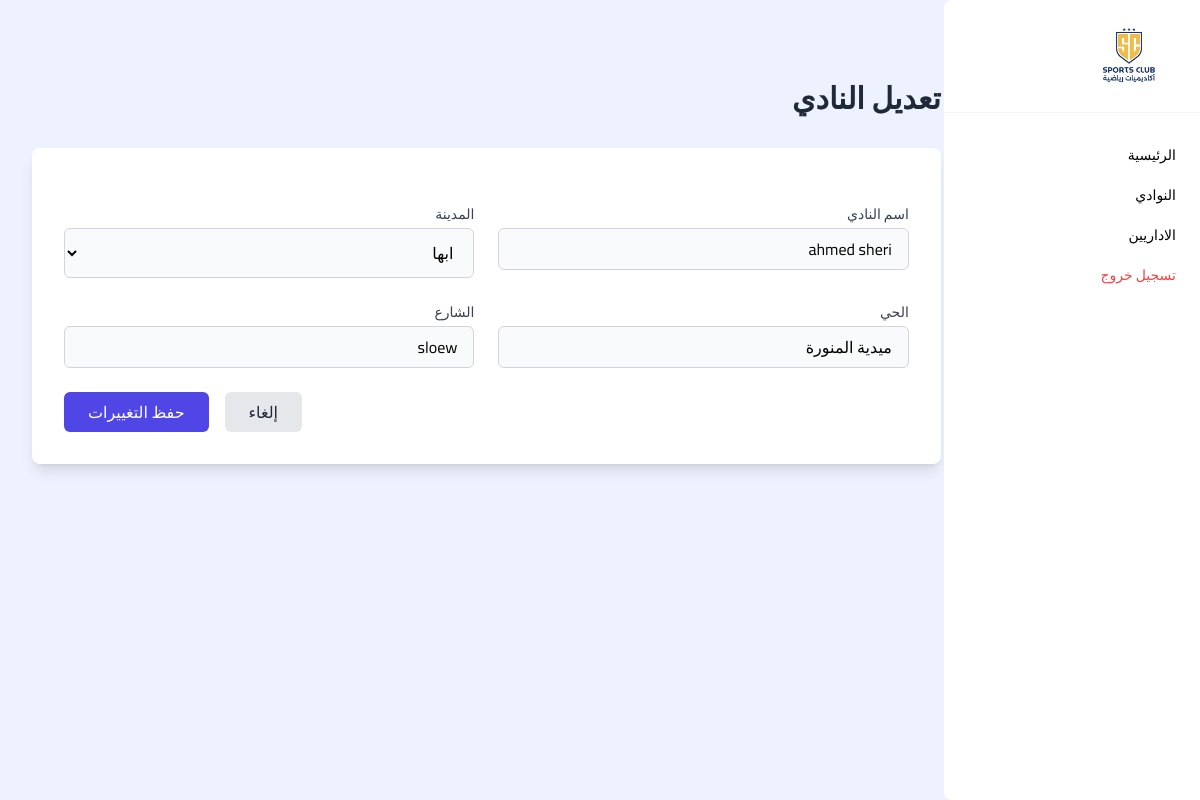
The page /admin_dashboard/editClub/4 on the database its author committed.
### accounts/models.py (models this page shows, shortened)
class ClubsModel(models.Model):
    name = models.CharField(max_length=250, null=True, verbose_name="اسم الاكادمية")
    city = models.CharField(max_length=255, choices = citys, null=True, verbose_name="المدينة")
    district = models.CharField(max_length=250, null=True, verbose_name="الحي")
    street = models.CharField(max_length=250, null=True, verbose_name="الشارع")
    creation_date = models.DateTimeField(auto_now_add=True)

### admin_dashboard/views.py (the view)
# urls.py: path('editClub/<int:id>', views.editClub, name="editClub"),
def editClub(request, id):
    club = ClubsModel.objects.get(id=id)
    form = ClubsForm(instance=club)
    if request.method == 'POST':
        form = ClubsForm(request.POST, instance=club)
        if form.is_valid():
            form.save()
    return render(request, 'admin_dashboard/Club/editClub.html', {'form':form})

### admin_dashboard/forms.py
class ClubsForm(forms.ModelForm):
    class Meta:
        model = ClubsModel
        fields = ['name', 'city', 'district', 'street']
        widgets = {
            'name': forms.TextInput(attrs={'class': "w-full px-4 py-2 rounded-md border border-gray-300 focus:border-indigo-500 focus:ring-2 focus:ring-indigo-200 focus:ring-opacity-50 transition duration-150 ease-in-out bg-gray-50"}),
            'city': forms.Select(attrs={'class': "w-full px-4 py-2 rounded-md border border-gray-300 focus:border-indigo-500 focus:ring-2 focus:ring-indigo-200 focus:ring-opacity-50 transition duration-150 ease-in-out bg-gray-50"}),
            'district': forms.TextInput(attrs={'class': "w-full px-4 py-2 rounded-md border border-gray-300 focus:border-indigo-500 focus:ring-2 focus:ring-indigo-200 focus:ring-opacity-50 transition duration-150 ease-in-out bg-gray-50"}),
            'street': forms.TextInput(attrs={'class': "w-full px-4 py-2 rounded-md border border-gray-300 focus:border-indigo-500 focus:ring-2 focus:ring-indigo-200 focus:ring-opacity-50 transition duration-150 ease-in-out bg-gray-50"}),
        }

### templates/admin_dashboard/Club/editClub.html (shortened to what this page needs)
{% extends "base_admin_dashboard.html" %} {% load static %} {% block content %}
<section class="bg-indigo-50 w-full min-h-screen p-4 md:p-8">
  <div class="max-w-6xl mx-auto md:pr-[20%]">
    <h1 class="text-3xl font-bold mb-8 text-gray-800 pt-12">
      تعديل النادي
    </h1>
    <div
      class="bg-white rounded-lg shadow-lg p-6 py-6 md:p-8"
      x-data="{ showNotification: false }"
    >
      <form method="post"
        @submit.prevent="showNotification = true; setTimeout(() => showNotification = false, 3000)"
        class="space-y-6"
      >
        <div class="grid grid-cols-1 md:grid-cols-2 gap-6">
          <div>
            <label
              for="name"
              class="block text-sm font-medium text-gray-700 mb-1"
              >اسم النادي</label
            >
            {{form.name}}
          </div>
          <div>
            <label
              for="city"
              class="block text-sm font-medium text-gray-700 mb-1"
              >المدينة</label
            >
            {{form.city}}
          </div>
          <div>
            <label
              for="district"
              class="block text-sm font-medium text-gray-700 mb-1"
              >الحي</label
            >
            {{form.district}}
          </div>
          <div>
            <label
              for="street"
              class="block text-sm font-medium text-gray-700 mb-1"
              >الشارع</label
            >
            {{form.street}}
          </div>
        </div>
        <div class="flex justify-end space-x-4 rtl:space-x-reverse">
          <button
            type="button"
            class="px-6 py-2 bg-gray-200 text-gray-800 rounded-md hover:bg-gray-300 transition duration-150 ease-in-out"
          >
            إلغاء
          </button>
          <button
            type="submit"
            class="px-6 py-2 bg-indigo-600 text-white rounded-md hover:bg-indigo-700 focus:outline-none focus:ring-2 focus:ring-indigo-500 focus:ring-opacity-50 transition duration-150 ease-in-out"
          >
            حفظ التغييرات
          </button>
        </div>
      </form>
    </div>
  </div>
  <div
    x-show="showNotification"
    x-transition:enter="transition ease-out duration-300"
    x-transition:enter-start="opacity-0 transform scale-90"
    x-transition:enter-end="opacity-100 transform scale-100"
    x-transition:leave="transition ease-in duration-300"
    x-transition:leave-start="opacity-100 transform scale-100"
    x-transition:leave-end="opacity-0 transform scale-90"
    class="fixed bottom-4 right-4 bg-green-500 text-white p-4 rounded-md shadow-lg"
  >
</section>
{% endblock content %}

### templates/base_admin_dashboard.html (style rules this page uses)
body { font-family: "Cairo", sans-serif; }

### rows shown on the page
ClubsModel: name "ahmed sheri", city "ابها", district "ميدية المنورة", street "sloew"
